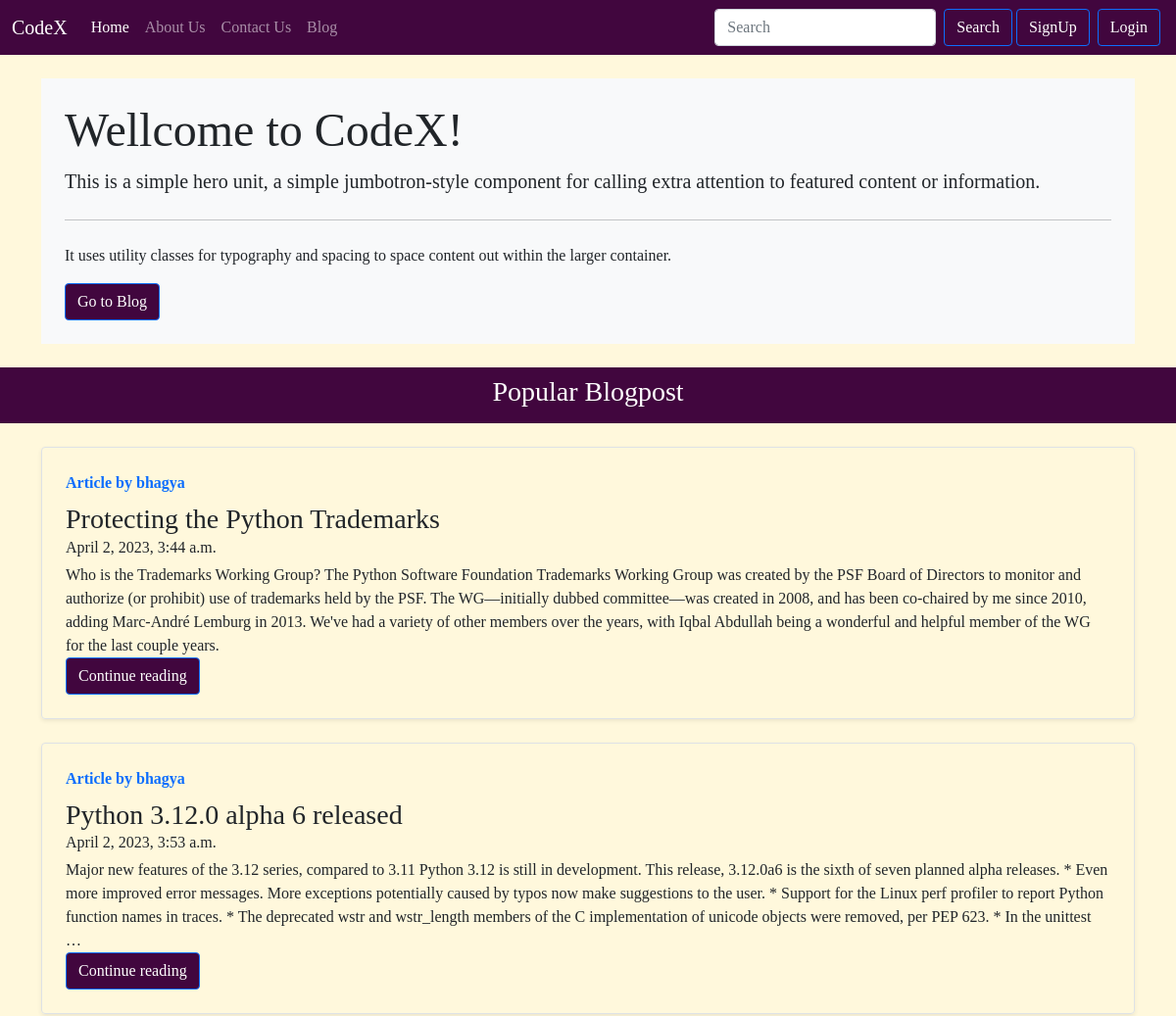
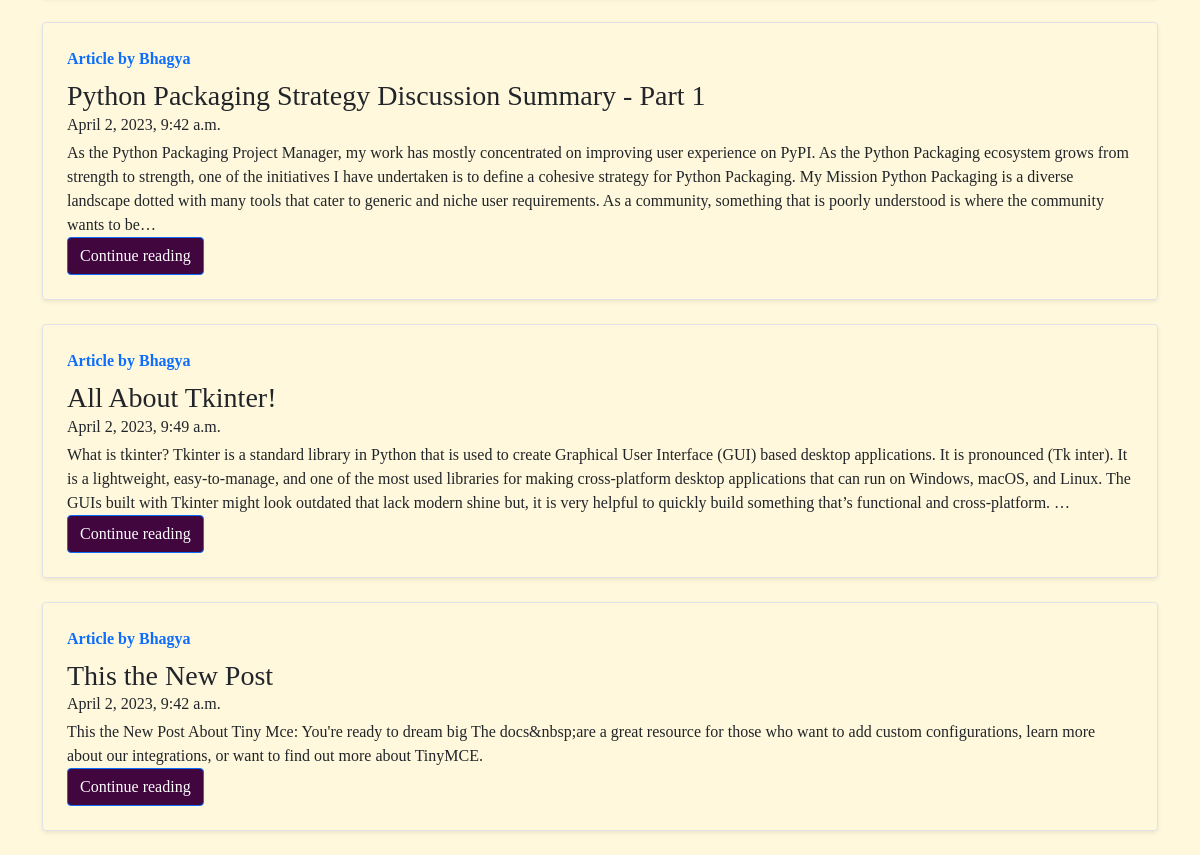
The page / on the database its author committed (2 pictures, top to bottom).
### blog/models.py (models this page shows, shortened)
class Post(models.Model):
    sr_no = models.AutoField(primary_key=True)
    title = models.CharField(max_length=255)
    author = models.CharField(max_length=50)
    content = models.TextField()
    slug = models.SlugField(max_length=155)
    timestamp = models.DateTimeField(blank=True)

### home/views.py (the view)
# urls.py: 2. Add a URL to urlpatterns:  path('', views.home, name='home')
def home(request):
    allPost = Post.objects.all()
    context = {'allpost':allPost}
    return render(request,"home/home.html",context)

### templates/home/home.html (shortened to what this page needs)
{% extends 'base.html' %}
{% block homeactive %}active{% endblock homeactive %}
{% block body %}
<div class="container my-4">
    <div class="jumbotron bg-light px-4 py-4">
        <h1 class="display-5">Wellcome to CodeX!</h1>
        <p class="lead">This is a simple hero unit, a simple jumbotron-style component for calling extra attention to featured content or information.</p>
        <hr class="my-4">
        <p>It uses utility classes for typography and spacing to space content out within the larger container.</p>
        <a class="btn btn-primary" href="/blog/bloghome" role="button">Go to Blog</a>
    </div>
</div>
  <ul class="nav navbar-dark justify-content-center py-2" style="background-color: #41063e;">
    <li class="nav-item">
      <h3 class="nav-brand" aria-current="page" style="color:white";>Popular Blogpost</a></h3>
    </li>
  </ul>
  <div class="container my-4">
    {% for post in allpost  %}
    <div class="my-2">
        <div class="row g-0 border rounded overflow-hidden flex-md-row mb-4 shadow-sm h-md-250 position-relative">
          <div class="col p-4 d-flex flex-column position-static">
            <strong class="d-inline-block mb-2 text-primary">Article by {{post.author}}</strong>
            <h3 class="mb-0">{{post.title}}</h3>
            <div class="mb-1 text-body-secondary">{{post.timestamp}}</div>
            <p class="card-text mb-auto">{{post.content|striptags | truncatechars:500}}</p>
            <div>
            <a href="/blog/{{post.slug}}" class="btn btn-primary">Continue reading</a>
        </div>
        </div>
      </div>
    {% endfor %}
</div>
{% endblock body %}

### templates/base.html (style rules this page uses)
body { font-family:Georgia, 'Times New Roman', Times, serif; background-color: cornsilk; }
.btn-primary { background-color: #41063e; }

### rows shown on the page
Post: author "bhagya", title "Protecting the Python Trademarks", timestamp "April 2, 2023, 3:44 a.m.", content "Who is the Trademarks Working Group? The Python Software Foundation Trademarks Working Group was created by the PSF Board of Directors to monitor and authorize (or prohibit) use of trademarks held by the PSF. The WG—initially dubbed committee—was created in 2008, and has been co-chaired by me since 2010, adding Marc-André Lemburg in 2013. We've had a variety of other members over the years, with Iqbal Abdullah being a wonderful and helpful member of the WG for the last couple years."
Post: author "bhagya", title "Python 3.12.0 alpha 6 released", timestamp "April 2, 2023, 3:53 a.m.", content "Major new features of the 3.12 series, compared to 3.11 Python 3.12 is still in development. This release, 3.12.0a6 is the sixth of seven planned alpha releases. * Even more improved error messages. More exceptions potentially caused by typos now make suggestions to the user. * Support for the Linux perf profiler to report Python function names in traces. * The deprecated wstr and wstr_length members of the C implementation of unicode objects were removed, per PEP 623. * In the unittest …"
Post: author "Bhagya", title "Python Packaging Strategy Discussion Summary - Part 1", timestamp "April 2, 2023, 9:42 a.m.", content "As the Python Packaging Project Manager, my work has mostly concentrated on improving user experience on PyPI. As the Python Packaging ecosystem grows from strength to strength, one of the initiatives I have undertaken is to define a cohesive strategy for Python Packaging. My Mission Python Packaging is a diverse landscape dotted with many tools that cater to generic and niche user requirements. As a community, something that is poorly understood is where the community wants to be…"
Post: author "Bhagya", title "All About Tkinter!", timestamp "April 2, 2023, 9:49 a.m.", content "What is tkinter? Tkinter is a standard library in Python that is used to create Graphical User Interface (GUI) based desktop applications. It is pronounced (Tk inter). It is a lightweight, easy-to-manage, and one of the most used libraries for making cross-platform desktop applications that can run on Windows, macOS, and Linux. The GUIs built with Tkinter might look outdated that lack modern shine but, it is very helpful to quickly build something that’s functional and cross-platform. …"
Post: author "Bhagya", title "This the New Post", timestamp "April 2, 2023, 9:42 a.m.", content "This the New Post About Tiny Mce: You're ready to dream big The docs&nbsp;are a great resource for those who want to add custom configurations, learn more about our integrations, or want to find out more about TinyMCE."
